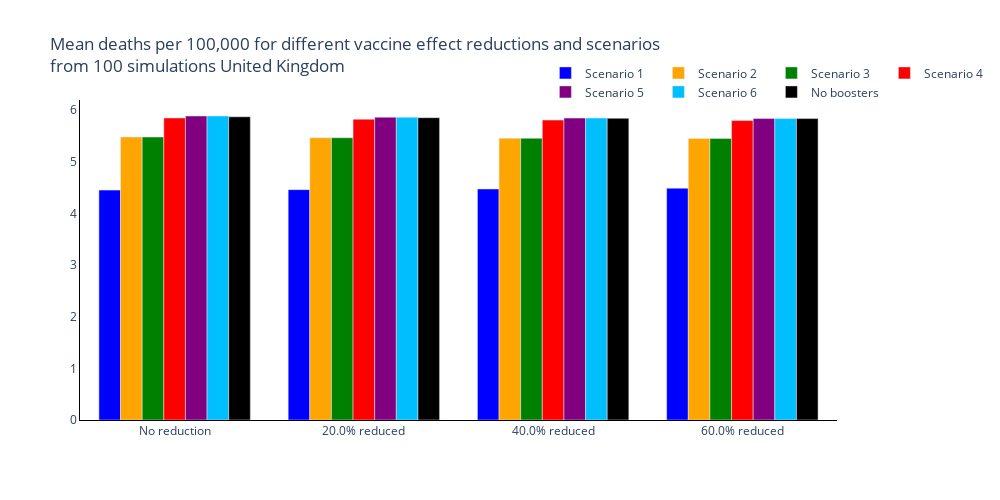
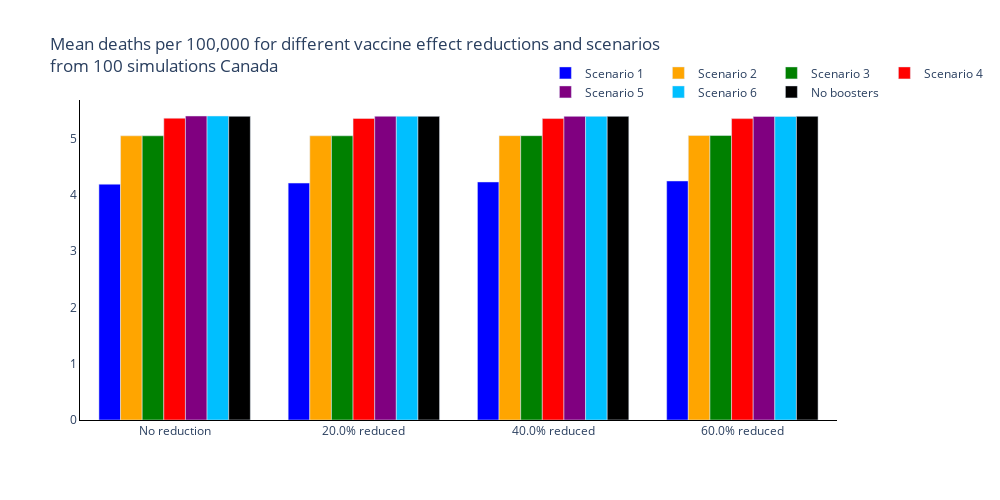
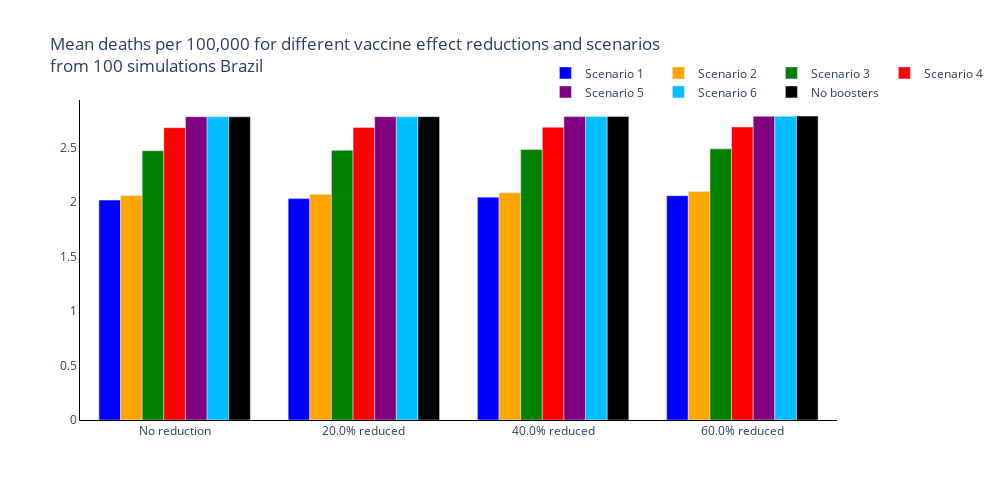
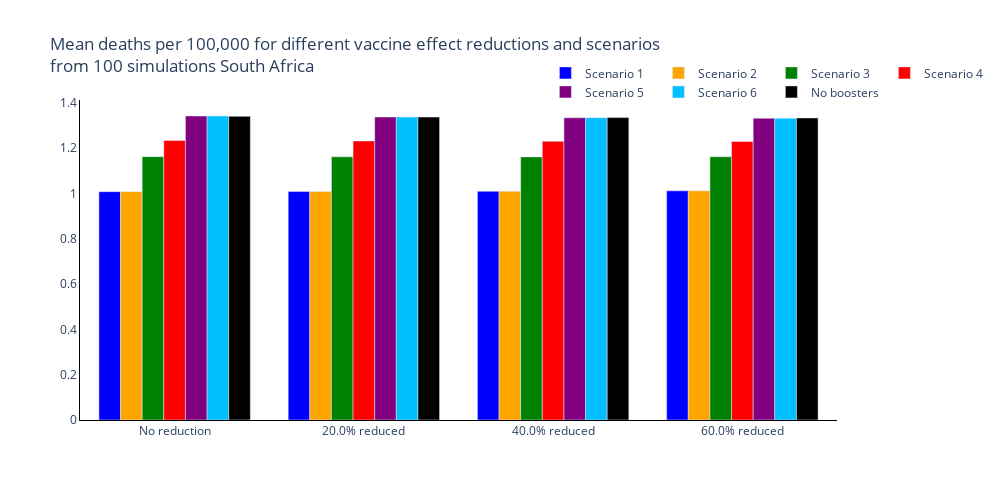

These figures' notebook cell, in order:
### Markdown cell above
## Summary Figures
### Total Deaths

### Code cell
new_colours = ['blue', 'orange', 'green', 'red', 'purple', 'deepskyblue', 'black']

trace_name = ['Scenario {}'.format(s+1) for s, scenario in enumerate(scenario_names[:-1])] + [scenario_names[-1]]

for r, reg in enumerate(regions):
    fig = go.Figure()
    # Plot for each region
    for s, scenario in enumerate(scenario_names):
        fig.add_trace(
            go.Bar(
                y=[np.sum(total_new_deaths_mean[r][cv, s, :]) for cv, change_vacc in enumerate(changes_vaccine)],
                x=['No reduction'] + ['{}% reduced'.format(100 * cv) for cv in changes_vaccine[1:]],
                name=trace_name[s],
                marker_color=new_colours[s]
            )
        )

    # Add axis labels
    fig.update_layout(
        boxmode='group',
        title='Mean deaths per 100,000 for different vaccine effect reductions and scenarios<br>from {} simulations {}'.format(len(regimes), reg),
        width=1000,
        height=500,
        plot_bgcolor='white',
        xaxis=dict(linecolor='black'),
        yaxis=dict(linecolor='black'),
        hovermode='x unified',
        legend=dict(
                orientation="h",
                yanchor="bottom",
                y=0.98,
                xanchor="right",
                x=1.2
            )
        )

    fig.write_image('images/report3_overall_vaccine_effects/Overall Initial Deaths per Scenario and Vaccine Effects {}.pdf'.format(reg))
    fig.show()

### Figure 1 — Plotly figure (JSON) as saved in the notebook; plotly's stock layout.template omitted (floating-point values rounded to 4 significant figures)
{"data": [{"marker": {"color": "blue"}, "name": "Scenario 1", "type": "bar", "x": ["No reduction", "20.0% reduced", "40.0% reduced", "60.0% reduced"], "y": [4.451, 4.46, 4.473, 4.488]}, {"marker": {"color": "orange"}, "name": "Scenario 2", "type": "bar", "x": ["No reduction", "20.0% reduced", "40.0% reduced", "60.0% reduced"], "y": [5.479, 5.464, 5.455, 5.451]}, {"marker": {"color": "green"}, "name": "Scenario 3", "type": "bar", "x": ["No reduction", "20.0% reduced", "40.0% reduced", "60.0% reduced"], "y": [5.479, 5.464, 5.455, 5.451]}, {"marker": {"color": "red"}, "name": "Scenario 4", "type": "bar", "x": ["No reduction", "20.0% reduced", "40.0% reduced", "60.0% reduced"], "y": [5.847, 5.823, 5.806, 5.796]}, {"marker": {"color": "purple"}, "name": "Scenario 5", "type": "bar", "x": ["No reduction", "20.0% reduced", "40.0% reduced", "60.0% reduced"], "y": [5.885, 5.862, 5.846, 5.836]}, {"marker": {"color": "deepskyblue"}, "name": "Scenario 6", "type": "bar", "x": ["No reduction", "20.0% reduced", "40.0% reduced", "60.0% reduced"], "y": [5.885, 5.862, 5.846, 5.836]}, {"marker": {"color": "black"}, "name": "No boosters", "type": "bar", "x": ["No reduction", "20.0% reduced", "40.0% reduced", "60.0% reduced"], "y": [5.87, 5.853, 5.842, 5.835]}], "layout": {"boxmode": "group", "height": 500, "hovermode": "x unified", "legend": {"orientation": "h", "x": 1.2, "xanchor": "right", "y": 0.98, "yanchor": "bottom"}, "plot_bgcolor": "white", "title": {"text": "Mean deaths per 100,000 for different vaccine effect reductions and scenarios<br>from 100 simulations United Kingdom"}, "width": 1000, "xaxis": {"linecolor": "black"}, "yaxis": {"linecolor": "black"}}}

### Figure 2 — Plotly figure (JSON) as saved in the notebook; plotly's stock layout.template omitted (floating-point values rounded to 4 significant figures)
{"data": [{"marker": {"color": "blue"}, "name": "Scenario 1", "type": "bar", "x": ["No reduction", "20.0% reduced", "40.0% reduced", "60.0% reduced"], "y": [4.186, 4.206, 4.226, 4.243]}, {"marker": {"color": "orange"}, "name": "Scenario 2", "type": "bar", "x": ["No reduction", "20.0% reduced", "40.0% reduced", "60.0% reduced"], "y": [5.045, 5.046, 5.048, 5.05]}, {"marker": {"color": "green"}, "name": "Scenario 3", "type": "bar", "x": ["No reduction", "20.0% reduced", "40.0% reduced", "60.0% reduced"], "y": [5.045, 5.046, 5.048, 5.05]}, {"marker": {"color": "red"}, "name": "Scenario 4", "type": "bar", "x": ["No reduction", "20.0% reduced", "40.0% reduced", "60.0% reduced"], "y": [5.358, 5.353, 5.351, 5.351]}, {"marker": {"color": "purple"}, "name": "Scenario 5", "type": "bar", "x": ["No reduction", "20.0% reduced", "40.0% reduced", "60.0% reduced"], "y": [5.397, 5.392, 5.39, 5.39]}, {"marker": {"color": "deepskyblue"}, "name": "Scenario 6", "type": "bar", "x": ["No reduction", "20.0% reduced", "40.0% reduced", "60.0% reduced"], "y": [5.397, 5.392, 5.39, 5.39]}, {"marker": {"color": "black"}, "name": "No boosters", "type": "bar", "x": ["No reduction", "20.0% reduced", "40.0% reduced", "60.0% reduced"], "y": [5.392, 5.39, 5.391, 5.392]}], "layout": {"boxmode": "group", "height": 500, "hovermode": "x unified", "legend": {"orientation": "h", "x": 1.2, "xanchor": "right", "y": 0.98, "yanchor": "bottom"}, "plot_bgcolor": "white", "title": {"text": "Mean deaths per 100,000 for different vaccine effect reductions and scenarios<br>from 100 simulations Canada"}, "width": 1000, "xaxis": {"linecolor": "black"}, "yaxis": {"linecolor": "black"}}}

### Figure 3 — Plotly figure (JSON) as saved in the notebook; plotly's stock layout.template omitted (floating-point values rounded to 4 significant figures)
{"data": [{"marker": {"color": "blue"}, "name": "Scenario 1", "type": "bar", "x": ["No reduction", "20.0% reduced", "40.0% reduced", "60.0% reduced"], "y": [2.02, 2.034, 2.047, 2.06]}, {"marker": {"color": "orange"}, "name": "Scenario 2", "type": "bar", "x": ["No reduction", "20.0% reduced", "40.0% reduced", "60.0% reduced"], "y": [2.061, 2.074, 2.087, 2.099]}, {"marker": {"color": "green"}, "name": "Scenario 3", "type": "bar", "x": ["No reduction", "20.0% reduced", "40.0% reduced", "60.0% reduced"], "y": [2.474, 2.478, 2.484, 2.491]}, {"marker": {"color": "red"}, "name": "Scenario 4", "type": "bar", "x": ["No reduction", "20.0% reduced", "40.0% reduced", "60.0% reduced"], "y": [2.686, 2.686, 2.689, 2.692]}, {"marker": {"color": "purple"}, "name": "Scenario 5", "type": "bar", "x": ["No reduction", "20.0% reduced", "40.0% reduced", "60.0% reduced"], "y": [2.786, 2.785, 2.787, 2.79]}, {"marker": {"color": "deepskyblue"}, "name": "Scenario 6", "type": "bar", "x": ["No reduction", "20.0% reduced", "40.0% reduced", "60.0% reduced"], "y": [2.786, 2.785, 2.787, 2.79]}, {"marker": {"color": "black"}, "name": "No boosters", "type": "bar", "x": ["No reduction", "20.0% reduced", "40.0% reduced", "60.0% reduced"], "y": [2.785, 2.786, 2.789, 2.793]}], "layout": {"boxmode": "group", "height": 500, "hovermode": "x unified", "legend": {"orientation": "h", "x": 1.2, "xanchor": "right", "y": 0.98, "yanchor": "bottom"}, "plot_bgcolor": "white", "title": {"text": "Mean deaths per 100,000 for different vaccine effect reductions and scenarios<br>from 100 simulations Brazil"}, "width": 1000, "xaxis": {"linecolor": "black"}, "yaxis": {"linecolor": "black"}}}

### Figure 4 — Plotly figure (JSON) as saved in the notebook; plotly's stock layout.template omitted (floating-point values rounded to 4 significant figures)
{"data": [{"marker": {"color": "blue"}, "name": "Scenario 1", "type": "bar", "x": ["No reduction", "20.0% reduced", "40.0% reduced", "60.0% reduced"], "y": [1.008, 1.009, 1.01, 1.012]}, {"marker": {"color": "orange"}, "name": "Scenario 2", "type": "bar", "x": ["No reduction", "20.0% reduced", "40.0% reduced", "60.0% reduced"], "y": [1.008, 1.009, 1.01, 1.012]}, {"marker": {"color": "green"}, "name": "Scenario 3", "type": "bar", "x": ["No reduction", "20.0% reduced", "40.0% reduced", "60.0% reduced"], "y": [1.163, 1.162, 1.162, 1.162]}, {"marker": {"color": "red"}, "name": "Scenario 4", "type": "bar", "x": ["No reduction", "20.0% reduced", "40.0% reduced", "60.0% reduced"], "y": [1.235, 1.232, 1.231, 1.23]}, {"marker": {"color": "purple"}, "name": "Scenario 5", "type": "bar", "x": ["No reduction", "20.0% reduced", "40.0% reduced", "60.0% reduced"], "y": [1.342, 1.338, 1.335, 1.332]}, {"marker": {"color": "deepskyblue"}, "name": "Scenario 6", "type": "bar", "x": ["No reduction", "20.0% reduced", "40.0% reduced", "60.0% reduced"], "y": [1.342, 1.338, 1.335, 1.332]}, {"marker": {"color": "black"}, "name": "No boosters", "type": "bar", "x": ["No reduction", "20.0% reduced", "40.0% reduced", "60.0% reduced"], "y": [1.341, 1.338, 1.335, 1.334]}], "layout": {"boxmode": "group", "height": 500, "hovermode": "x unified", "legend": {"orientation": "h", "x": 1.2, "xanchor": "right", "y": 0.98, "yanchor": "bottom"}, "plot_bgcolor": "white", "title": {"text": "Mean deaths per 100,000 for different vaccine effect reductions and scenarios<br>from 100 simulations South Africa"}, "width": 1000, "xaxis": {"linecolor": "black"}, "yaxis": {"linecolor": "black"}}}
